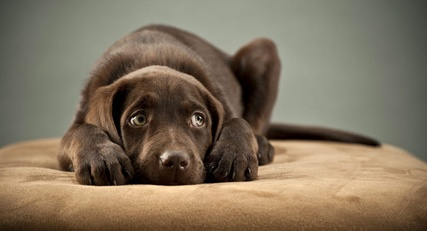
#> input picture data/raw/test.jpg, 427 x 231 px, shrunk from 768 x 415 before the run
$ python show_images.py
#> lines starting #> are read from the running program, lines starting #| are printed output that depends on the picture; long printed decimals are rounded
### src/image_utils.py
from pathlib import Path

import cv2


def get_project_root() -> Path:
    return Path(__file__).resolve().parent.parent


def get_default_image_path() -> Path:
    return get_project_root() / "data" / "raw" / "test.jpg"


def load_color_image(image_path: Path):
    image = cv2.imread(str(image_path), cv2.IMREAD_COLOR)
#> image is the input picture: shape (231, 427, 3); mean B, G, R 93.7, 114.2, 128.6

    if image is None:
        raise FileNotFoundError(f"Could not read image: {image_path}")

    return image


def to_grayscale(image_bgr):
    return cv2.cvtColor(image_bgr, cv2.COLOR_BGR2GRAY)
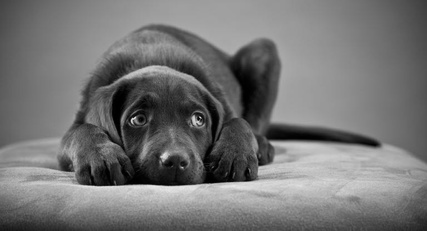
#> returned value: shape (231, 427); min 0, max 233, mean 116.1

### src/show_images.py
import cv2
import matplotlib.pyplot as plt
import numpy as np

from image_utils import get_default_image_path, get_project_root, load_color_image, to_grayscale


image_path = get_default_image_path()
output_path = get_project_root() / "outputs" / "original_vs_gray.png"

image_bgr = load_color_image(image_path)
image_rgb = cv2.cvtColor(image_bgr, cv2.COLOR_BGR2RGB)
gray_image = to_grayscale(image_bgr)

print("RGB shape:", image_rgb.shape)
#| RGB shape: (231, 427, 3)
print("Gray shape:", gray_image.shape)
#| Gray shape: (231, 427)
print("Gray min:", np.min(gray_image))
#| Gray min: 0
print("Gray max:", np.max(gray_image))
#| Gray max: 233
print("Gray mean:", np.mean(gray_image))
#| Gray mean: 116.138

fig, axes = plt.subplots(1, 2, figsize=(12, 5))

axes[0].imshow(image_rgb)
axes[0].set_title("Original Image")
axes[0].axis("off")

axes[1].imshow(gray_image, cmap="gray")
axes[1].set_title("Grayscale Image")
axes[1].axis("off")

plt.tight_layout()
plt.savefig(output_path, dpi=150)
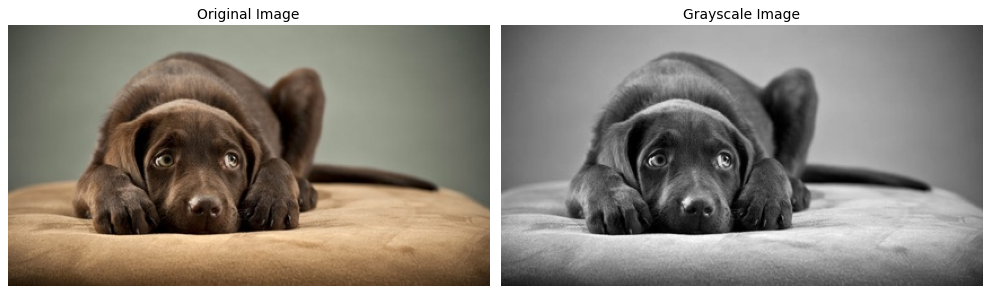
#> figure drawn by matplotlib, 2 panels
plt.show()

print("Saved comparison figure to:", output_path)
